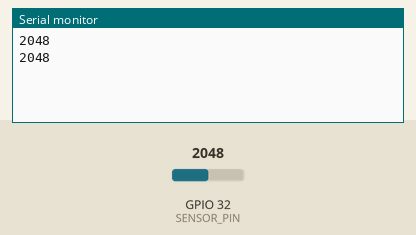
Recording of a sketch running on a simulated ESP32. Shown: the last lines printed to the serial monitor. Inputs (shaded band) come from the test bench; at power-on: GPIO 32 (SENSOR_PIN) = 2048.

Above: at 10.8 s.
10.9 s: GPIO 32 (SENSOR_PIN) set to 2866
At 16.1 s:
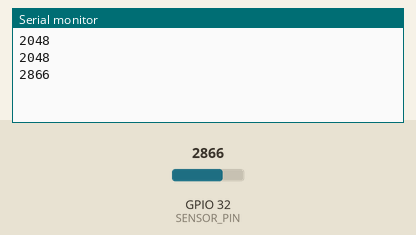
18.4 s: GPIO 32 (SENSOR_PIN) set to 3603
At 21.1 s:
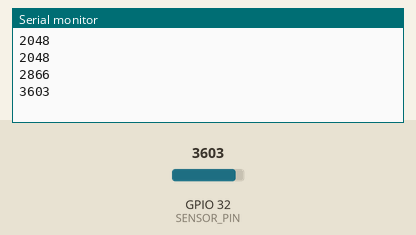
Timing chart, 0 to 22.6 s (numbered marks = the images above; inputs shaded):
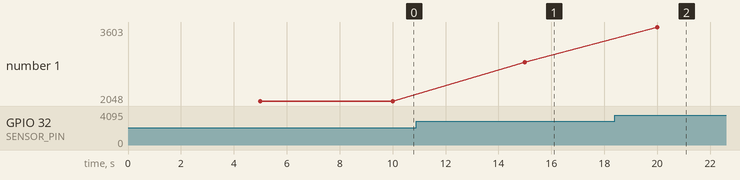

The sketch:

main.ino
```cpp
#define SENSOR_PIN 32 // ADC CH 4 - 12 bits
#define READINGS 600

void setup()
{
  Serial.begin(115200);

  delay(5000);
  for (int i = 0; i < READINGS; i++)
  {
    // Serial.println(analogRead(SENSOR_PIN));
    int v = analogRead(SENSOR_PIN);
    Serial.print(v);
    // Serial.print(", ");
    // Serial.print(map(v, 0, 4095, 0, 500) / 100.0);
    Serial.println();
    delay(5000);
  }
  Serial.println();
}

void loop()
{
  Serial.print(".");
  delay(5000);
}
```

Measured:
- after the input at 10.9 s, the serial monitor: prints a new line after 4.1 s (image 1)
- after the input at 18.4 s, the serial monitor: prints a new line after 1.6 s (image 2)
- plotted number 1: 2048 → 2866 after the input at 10.9 s, 2866 → 3603 after the input at 18.4 s
